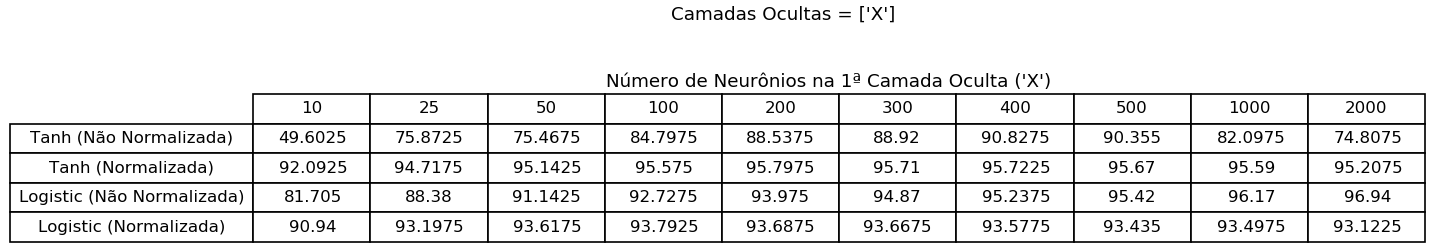
#> input picture Parte Escrita (Latex)/imagens/Resultados/TabelasNumCamadasOcultas/1 Camada/Tabela1.png, 1430 x 245 px; its folder holds only this picture in this run
$ python Crop.py
#> lines starting #> are read from the running program, lines starting #| are printed output that depends on the picture
import glob, os
import cv2
import numpy as np

for file in glob.glob("*.png"):

    # Carrega a imagem
    img = cv2.imread(file)
#> img is the input picture: shape (245, 1430, 3); min 0, max 255, mean 231.9

    # Recorta uma regiao da imagem
    crop = img[95:340, 125:1555]
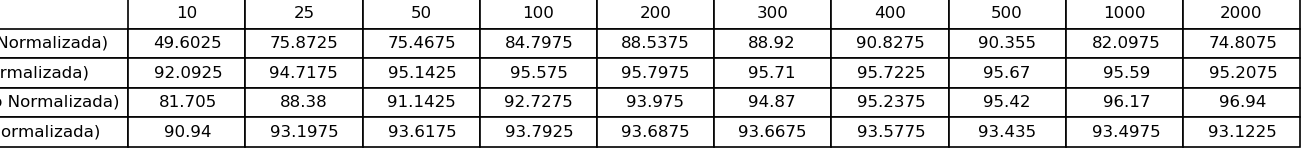
#> crop: shape (150, 1305, 3); min 0, max 255, mean 222.2

    # Exibe a imagem transformada
    cv2.imwrite(file, crop)

'''
# Carrega a imagem
img = cv2.imread("Resultado['X'].png")

# Recorta uma regiao da imagem
crop = img[95:340, 125:1550]

# Exibe a imagem transformada
cv2.imwrite("saida.png", crop)
'''
